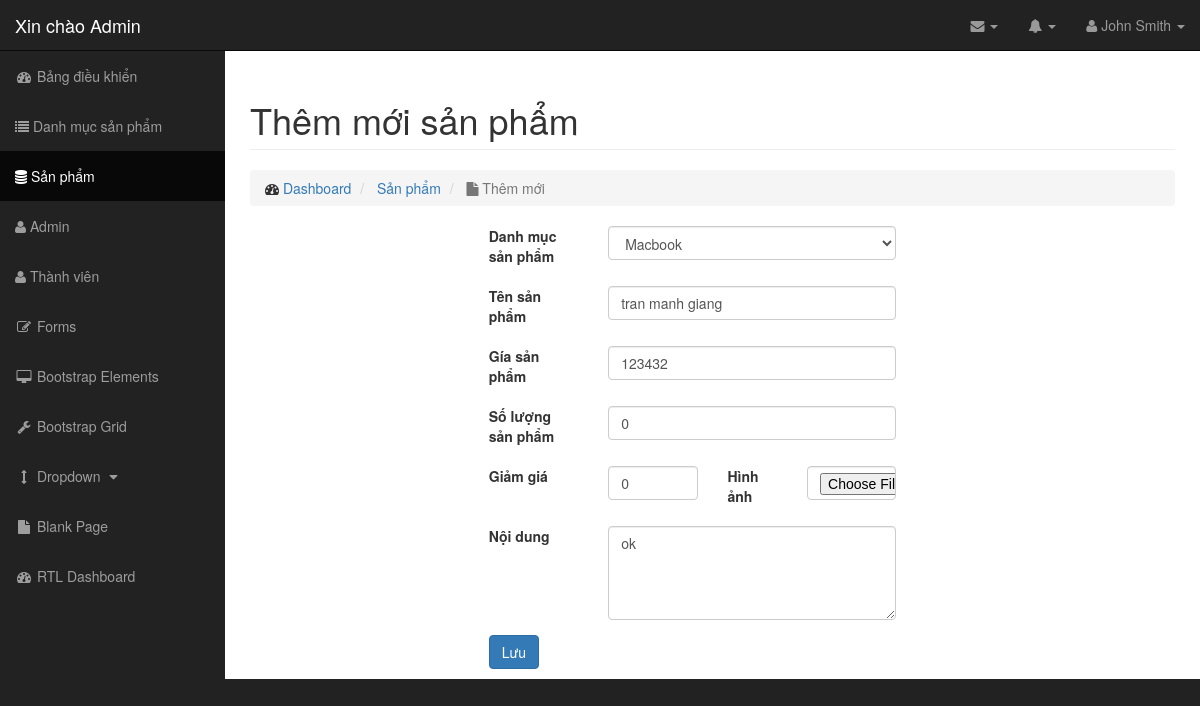
Page /admin/modules/product/edit.php?id=8 on the committed database.
### tables this page shows
CREATE TABLE `product` (
  `id` int(11) NOT NULL,
  `name` varchar(100) DEFAULT NULL,
  `slug` varchar(100) DEFAULT NULL,
  `price` int(11) DEFAULT NULL,
  `sale` tinyint(4) DEFAULT 0,
  `thunbar` varchar(100) DEFAULT NULL,
  `category_id` int(11) DEFAULT NULL,
  `content` text DEFAULT NULL,
  `head` int(11) DEFAULT 0,
  `view` int(11) DEFAULT 0,
  `hot` tinyint(4) DEFAULT 0,
  `created_at` timestamp NOT NULL DEFAULT current_timestamp() ON UPDATE current_timestamp(),
  `updated_at` timestamp NOT NULL DEFAULT '0000-00-00 00:00:00' ON UPDATE current_timestamp(),
  `number` int(11) NOT NULL DEFAULT 0
);

CREATE TABLE `category` (
  `id` int(11) NOT NULL,
  `name` varchar(100) DEFAULT NULL,
  `slug` varchar(100) DEFAULT NULL,
  `images` varchar(100) DEFAULT NULL,
  `banner` varchar(100) DEFAULT NULL,
  `home` tinyint(4) DEFAULT 0,
  `status` int(11) DEFAULT 1,
  `created_at` timestamp NULL DEFAULT current_timestamp(),
  `updated_at` timestamp NULL DEFAULT current_timestamp() ON UPDATE current_timestamp()
);

### libraries/Database.php (called while the page is built, shortened)
<?php
    class Database
    {
        public $link;
        public function __construct()
        {
            $this->link = mysqli_connect("localhost","root","","tutphp") or die ();
            mysqli_set_charset($this->link,"utf8");
        }
        public function fetchID($table , $id )
        {
            $sql = "SELECT * FROM {$table} WHERE id = $id ";
            $result = mysqli_query($this->link,$sql) or die("Lỗi  truy vấn fetchID " .mysqli_error($this->link));
            return mysqli_fetch_assoc($result);
        }
         public function fetchAll($table)
        {
            $sql = "SELECT * FROM {$table} WHERE 1" ;
            $result = mysqli_query($this->link,$sql) or die("Lỗi Truy Vấn fetchAll " .mysqli_error($this->link));
            $data = [];
            if( $result)
            {
                while ($num = mysqli_fetch_assoc($result))
                {
                    $data[] = $num;
                }
            }
            return $data;
        }
    }
    ?>

### admin/autoload/autoload.php (called while the page is built, shortened)
<?php
    require_once __DIR__.'/../../libraries/Database.php';
    require_once __DIR__.'/../../libraries/Function.php';
    $db = new Database;
?>

### libraries/Function.php (called while the page is built, shortened)
<?php
    function  getInput($string)
    {
        return isset($_GET[$string]) ? $_GET[$string] : '';
    }
 ?>

### admin/modules/product/edit.php (the view, shortened to what this page needs)
<?php
    require __DIR__.'/../../autoload/autoload.php';
    $id = intval(getInput('id'));
    $EditProduct = $db->fetchID("product",$id);
    $category = $db->fetchAll("category");
?>
<?php require_once __DIR__."/../../layouts/header.php";  ?>
                    <div class="row">
                        <div class="col-lg-12">
                            <h1 class="page-header">
                                Thêm mới sản phẩm
                            </h1>
                            <ol class="breadcrumb">
                                <li>
                                    <i class="fa fa-dashboard"></i>  <a href="index.html">Dashboard</a>
                                </li>
                                <li>
                                    </i>  <a href="index.html">Sản phẩm</a>
                                </li>
                                <li class="active">
                                    <i class="fa fa-file"></i> Thêm mới
                                </li>
                            </ol>
                        </div>
                    </div>
                    <div class="row">
                        <div class="col-md-3"></div>
                        <div class="col-md-6">
                            <form action = "" method = "POST" enctype="multipart/form-data">
                            <div class="form-group row">
                                <label for="inputEmail3" class="col-sm-3 col-form-label">Danh mục sản phẩm</label>
                                <div class="col-sm-8">
                                    <select name="category_id" id="" class = "form-control col-md-8">
                                        <?php foreach($category as $item): ?>
                                            <option value="<?php echo $item['id'] ?>" <?php echo $EditProduct['category_id'] == $item['id'] ? "selected = 'selected'" : ''?>><?php echo $item['name'] ?></option>
                                        <?php endforeach?>
                                    </select>
                                </div>
                            </div>
                            <div class="form-group row">
                                <label for="inputEmail3" class="col-sm-3 col-form-label">Tên sản phẩm</label>
                                <div class="col-sm-8">
                                    <input type="text" class="form-control" id="inputEmail3" placeholder="Tên sản phẩm" name = "name" value = "<?php echo $EditProduct['name']; ?>">
                                </div>
                            </div>
                            <div class="form-group row">
                                <label for="inputEmail3" class="col-sm-3 col-form-label">Gía sản phẩm</label>
                                <div class="col-sm-8">
                                    <input type="number" class="form-control" id="inputEmail3" placeholder="9.000.000" name = "price" value = "<?php echo $EditProduct['price']; ?>">
                                </div>
                            </div>
                            <div class="form-group row">
                                <label for="inputEmail3" class="col-sm-3 col-form-label">Số lượng sản phẩm</label>
                                <div class="col-sm-8">
                                    <input type="number" class="form-control" id="inputEmail3" name = "number" value = "<?php echo $EditProduct['number']; ?>">
                                </div>
                            </div>
                            <div class="form-group row">
                                <label for="inputEmail3" class="col-sm-3 col-form-label">Giảm giá</label>
                                <div class="col-sm-3">
                                    <input type="number" class="form-control" id="inputEmail3" placeholder="10%" name = "sale" value = "<?php echo $EditProduct['sale']; ?>">
                                </div>
                                <label for="inputEmail3" class="col-sm-2 col-form-label">Hình ảnh</label>
                                <div class="col-sm-3">
                                    <input type="file" class="form-control" id="inputEmail3" name = "thunbar">
                                </div>
                            </div>
                            <div class="form-group row">
                                <label for="inputEmail3" class="col-sm-3 col-form-label">Nội dung</label>
                                <div class="col-sm-8">
                                    <textarea class = "form-control" name="content" rows="4" ><?php echo $EditProduct['content']; ?></textarea>
                                </div>
                            </div>
                                <button type="submit" class="btn btn-primary">Lưu</button>
                            </form>
                        </div>
                        <div class="col-md-3"></div>
                    </div>
<?php require_once __DIR__.'/../../layouts/footer.php';  ?>

### public/admin/css/sb-admin.css (style rules this page uses)
body { margin-top: 100px; background-color: #222; }
@media (min-width:768px) { body { margin-top: 50px; } }

### rows in the picture
product: category_id "Macbook", name "tran manh giang", price "123432", number "0", sale "0", content "ok"
